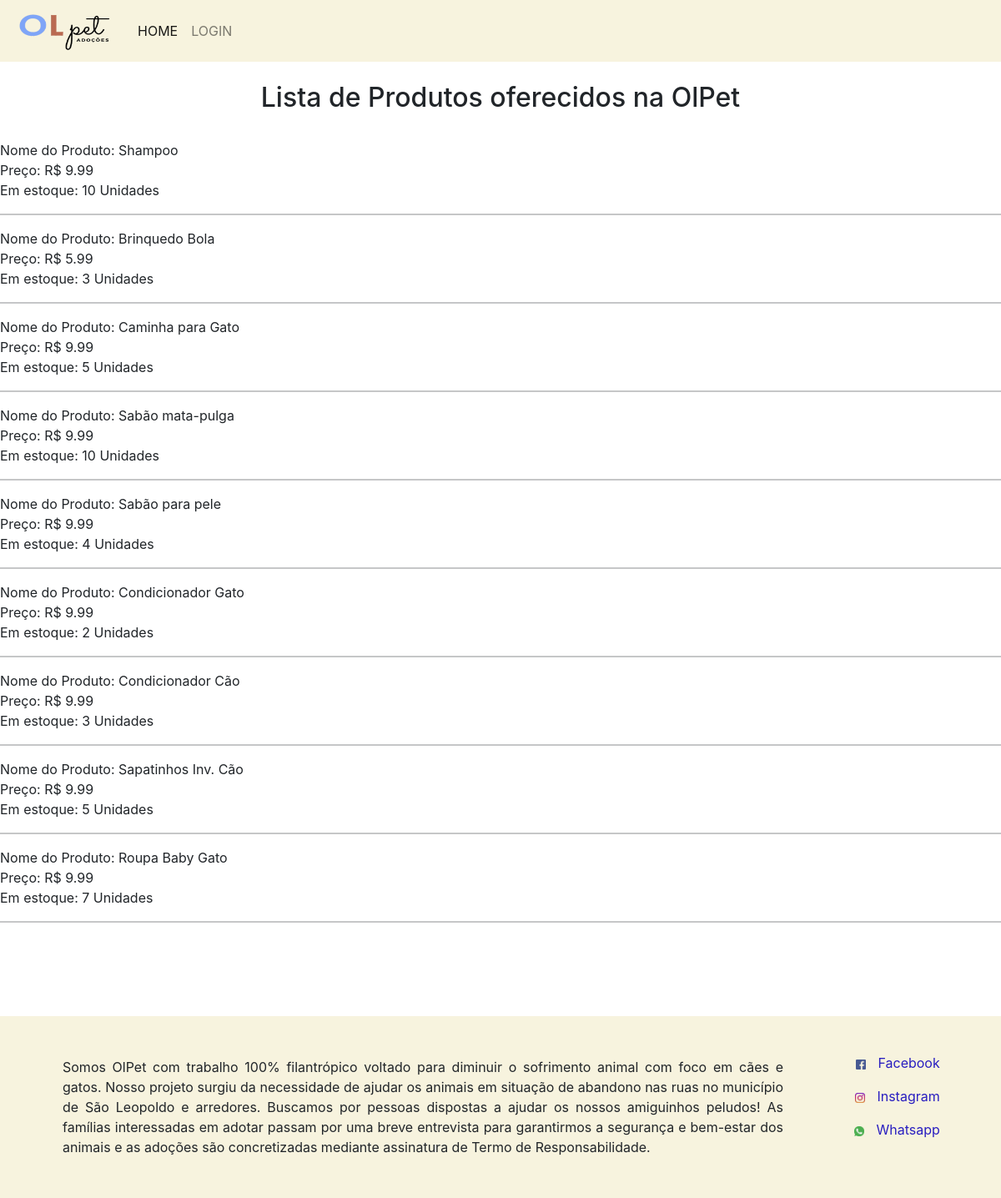
/produtos.php, run on the app's committed database.
### tables this page shows
CREATE TABLE `produtos` (
  `cod` int(30) NOT NULL,
  `nome_produto` varchar(30) NOT NULL,
  `qtd_estoque` int(10) NOT NULL,
  `preco` decimal(3,2) NOT NULL
);

### produtos.php (the view, shortened to what this page needs)
<!DOCTYPE html>
<html lang="pt-br">
<head>
    <link rel="stylesheet" href="https://stackpath.bootstrapcdn.com/bootstrap/4.1.3/css/bootstrap.min.css">
    <link href="https://cdn.jsdelivr.net/npm/bootstrap@5.0.0-beta2/dist/css/bootstrap.min.css" rel="stylesheet">
    <link rel="stylesheet" href="https://stackpath.bootstrapcdn.com/bootstrap/4.1.3/css/bootstrap.min.css">
    <link href="CSS/estilo.css" rel="stylesheet">
</head>
<body>
    <nav class="navbar navbar-expand-lg navbar-light " style="background-color: #f2ebc794;">
        <a class="navbar-brand" href="#"><img src="imagens/nome_sem_fundo.png" width="125" height="48" class="d-inline-block align-top" alt=""></a>
        <div class="collapse navbar-collapse" id="navbarNav">
            <ul class="navbar-nav">
                <li class="nav-item active">
                    <a class="nav-link" href="index.php">HOME <span class="sr-only"></span></a>
                </li>
                <li class="nav-item">
                    <a class="nav-link" href="login.php">LOGIN</a>
                </li>
            </ul>
        </div>
    </nav>
    <br>
    <h2 style="text-align: center;">Lista de Produtos oferecidos na OlPet</h2>
    <br>
    <?php
    $db = new ConexaoDB();
    $conexao = $db ->abrirConexao();
    $result_produtos = "SELECT * FROM produtos";
    $resultado_produtos = mysqli_query($conexao, $result_produtos);
    while($row_produtos = mysqli_fetch_assoc($resultado_produtos)) {
        echo "Nome do Produto: " . $row_produtos['nome_produto'] . "<br>";
        echo "Preço: R$ " . $row_produtos['preco'] . "<br>";
        echo "Em estoque: " . $row_produtos['qtd_estoque'] . " Unidades<br><hr>";
    }
    ?>
    <br><br><br><br>
    <div class="rodape">
        <br>
        <div class="rodape-conteudo">Somos OlPet com trabalho 100% filantrópico voltado para diminuir o sofrimento animal com foco em cães e gatos. Nosso projeto surgiu da necessidade de ajudar os animais em situação de abandono nas ruas no município de São Leopoldo e arredores. Buscamos por pessoas dispostas a ajudar os nossos amiguinhos peludos! As famílias interessadas em adotar passam por uma breve entrevista para garantirmos a segurança e bem-estar dos animais e as adoções são concretizadas mediante assinatura de Termo de Responsabilidade. </div>
        <div class="rodape-redes-sociais">
            <p>
                <img src="imagens/icon-facebook.png" alt="Facebook" class="icone-rede-social">
                <span>
                    <a href="https://www.facebook.com/" target="_blank">Facebook</a>
                </span>
            </p>
            <p>
                <img src="imagens/icon-instagram.png" alt="Instagram" class="icone-rede-social">
                <span>
                    <a href="https://www.instagram.com/" target="_blank">Instagram</a>
                </span>
            </p>
            <p>
                <img src="imagens/icon-whatsapp.png" alt="Whatsapp" class="icone-rede-social">
                <span>
                    <a href="https://we.whatsapp.com/" target="_blank">Whatsapp</a>
                </span>
            </p>
        </div>
        <br><br>
    </div>
</body>
</html>

### CSS/estilo.css (style rules this page uses)
a { color: black; }
.rodape { background-color: #f2ebc794; padding-left: 45px; }
.rodape a { color: #291ec0; text-decoration: none; }
.rodape-conteudo { width: 80%; display: inline-block; text-align: justify; vertical-align: top; padding: 25px 30px; }
.rodape-redes-sociais { width: 15%; display: inline-block; vertical-align: top; text-align: right; padding: 20px; }
.icone-rede-social { width: 32px; display: inline-block; vertical-align: middle; padding: 0 10px; }

### data on the page
produtos: nome_produto "Shampoo", preco "9.99", qtd_estoque "10"
produtos: nome_produto "Brinquedo Bola", preco "5.99", qtd_estoque "3"
produtos: nome_produto "Caminha para Gato", preco "9.99", qtd_estoque "5"
produtos: nome_produto "Sabão mata-pulga", preco "9.99", qtd_estoque "10"
produtos: nome_produto "Sabão para pele", preco "9.99", qtd_estoque "4"
produtos: nome_produto "Condicionador Gato", preco "9.99", qtd_estoque "2"
produtos: nome_produto "Condicionador Cão", preco "9.99", qtd_estoque "3"
produtos: nome_produto "Sapatinhos Inv. Cão", preco "9.99", qtd_estoque "5"
produtos: nome_produto "Roupa Baby Gato", preco "9.99", qtd_estoque "7"
